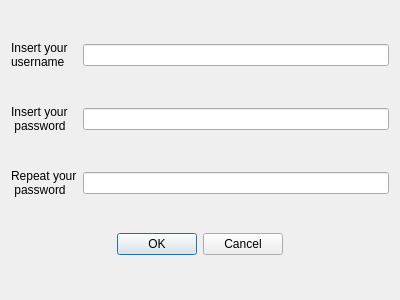
<?xml version="1.0" encoding="UTF-8"?>
<ui version="4.0">
 <class>Form</class>
 <widget class="QWidget" name="Form">
  <property name="geometry">
   <rect>
    <x>0</x>
    <y>0</y>
    <width>400</width>
    <height>300</height>
   </rect>
  </property>
  <property name="windowTitle">
   <string>Form</string>
  </property>
  <layout class="QGridLayout" name="gridLayout">
   <item row="0" column="0">
    <widget class="QLabel" name="label_3">
     <property name="text">
      <string>Insert your
username</string>
     </property>
    </widget>
   </item>
   <item row="0" column="1">
    <widget class="QLineEdit" name="lineEdit_3"/>
   </item>
   <item row="1" column="0">
    <widget class="QLabel" name="label_2">
     <property name="text">
      <string>Insert your
 password</string>
     </property>
    </widget>
   </item>
   <item row="1" column="1">
    <widget class="QLineEdit" name="lineEdit"/>
   </item>
   <item row="2" column="0">
    <widget class="QLabel" name="label">
     <property name="text">
      <string>Repeat your
 password</string>
     </property>
    </widget>
   </item>
   <item row="2" column="1">
    <widget class="QLineEdit" name="lineEdit_2"/>
   </item>
   <item row="3" column="0" colspan="2">
    <widget class="QDialogButtonBox" name="buttonBox">
     <property name="standardButtons">
      <set>QDialogButtonBox::Cancel|QDialogButtonBox::Ok</set>
     </property>
     <property name="centerButtons">
      <bool>true</bool>
     </property>
    </widget>
   </item>
  </layout>
 </widget>
 <resources/>
 <connections/>
</ui>
